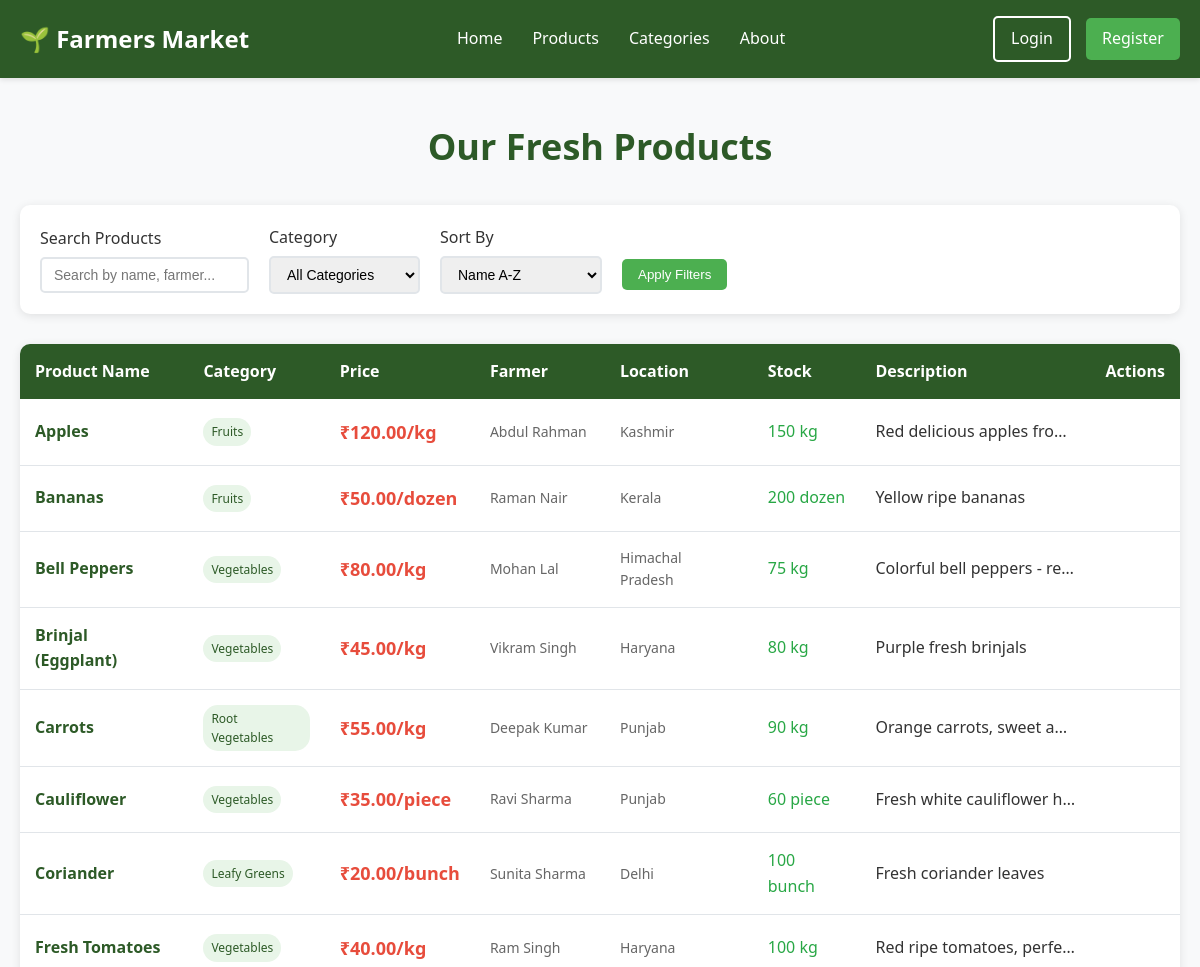
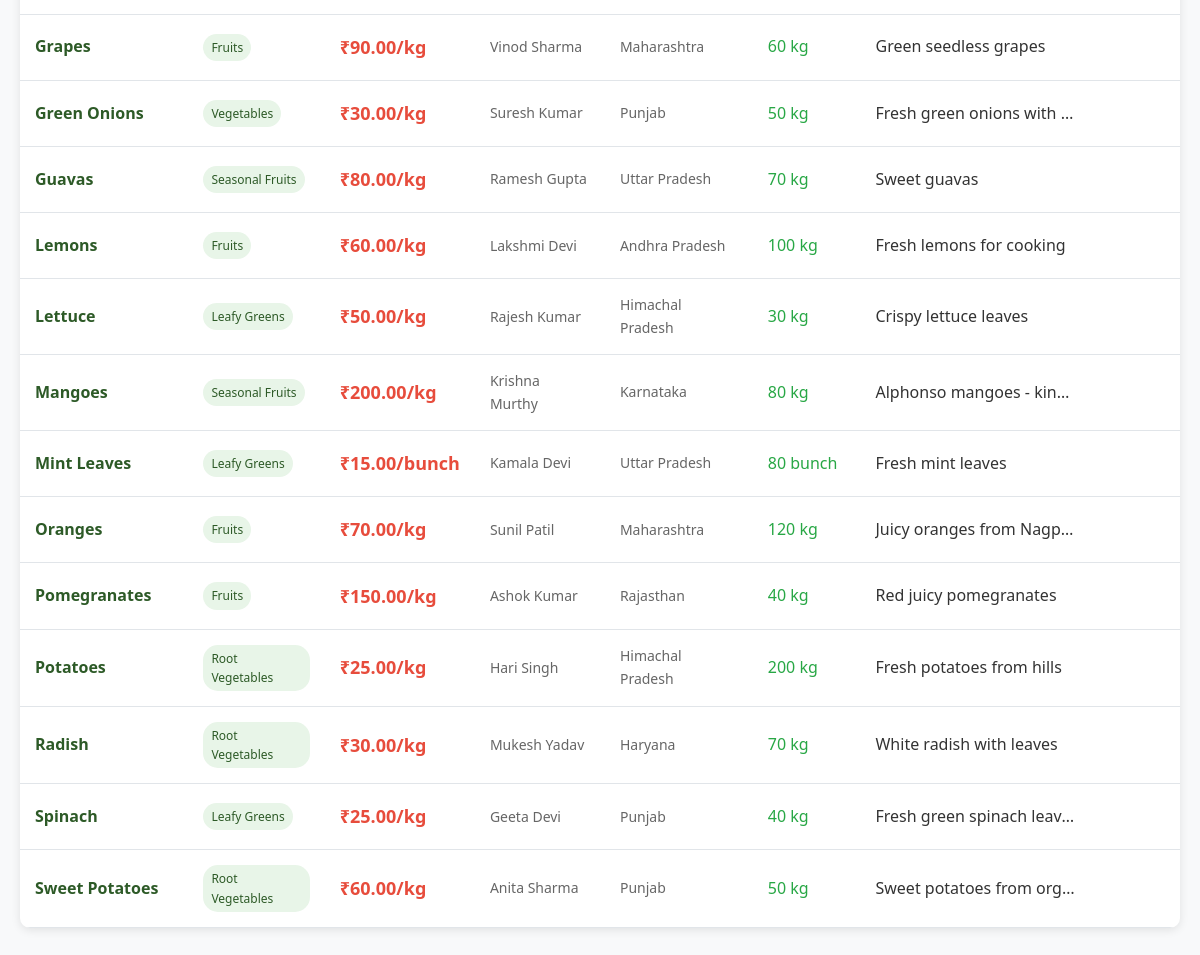
/products.php, run on the app's committed database (2 pictures, top to bottom).
### tables this page shows
CREATE TABLE products (
    id INT AUTO_INCREMENT PRIMARY KEY,
    name VARCHAR(100) NOT NULL,
    description TEXT,
    category_id INT,
    price DECIMAL(10,2) NOT NULL,
    unit VARCHAR(20) DEFAULT 'kg',
    stock_quantity INT DEFAULT 0,
    farmer_name VARCHAR(100),
    farmer_location VARCHAR(100),
    image_url VARCHAR(255),
    status ENUM('active', 'inactive') DEFAULT 'active',
    created_at TIMESTAMP DEFAULT CURRENT_TIMESTAMP,
    updated_at TIMESTAMP DEFAULT CURRENT_TIMESTAMP ON UPDATE CURRENT_TIMESTAMP,
    FOREIGN KEY (category_id) REFERENCES categories(id) ON DELETE SET NULL
);

CREATE TABLE categories (
    id INT AUTO_INCREMENT PRIMARY KEY,
    name VARCHAR(50) NOT NULL,
    description TEXT,
    created_at TIMESTAMP DEFAULT CURRENT_TIMESTAMP
);

### config/session.php (called while the page is built, shortened)
<?php
function isLoggedIn() {
    return isset($_SESSION['user_id']);
}
?>

### products.php (the view, shortened to what this page needs)
<?php
require_once 'config/session.php';
$database = new Database();
$db = $database->getConnection();
$search_query = $_GET['search'] ?? '';
$sort_by = $_GET['sort'] ?? 'name';
$where_conditions = ["p.status = 'active'"];
$params = [];
$where_clause = implode(' AND ', $where_conditions);
$sort_options = [
    'name' => 'p.name ASC',
    'price_low' => 'p.price ASC',
    'price_high' => 'p.price DESC',
    'newest' => 'p.created_at DESC'
];
$order_clause = $sort_options[$sort_by] ?? 'p.name ASC';
$query = "SELECT p.*, c.name as category_name FROM products p
          LEFT JOIN categories c ON p.category_id = c.id
          WHERE $where_clause
          ORDER BY $order_clause";
$stmt = $db->prepare($query);
$stmt->execute($params);
$products = $stmt->fetchAll(PDO::FETCH_ASSOC);
?>
<!DOCTYPE html>
<html lang="en">
<head>
</head>
<body>
    <header class="header">
        <div class="nav-container">
            <div class="logo">🌱 Farmers Market</div>
            <nav>
                <ul class="nav-menu">
                    <li><a href="index.php">Home</a></li>
                    <li><a href="products.php">Products</a></li>
                    <li><a href="categories.php">Categories</a></li>
                    <li><a href="about.php">About</a></li>
                </ul>
            </nav>
            <div class="user-actions">
                <?php if (isLoggedIn()): ?>
                    <span>Welcome, <?php echo htmlspecialchars(getUserName()); ?>!</span>
                    <a href="cart.php" class="btn btn-outline">Cart</a>
                    <a href="profile.php" class="btn btn-primary">Profile</a>
                    <a href="logout.php" class="btn btn-outline">Logout</a>
                <?php else: ?>
                    <a href="login.php" class="btn btn-outline">Login</a>
                    <a href="register.php" class="btn btn-primary">Register</a>
                <?php endif; ?>
            </div>
        </div>
    </header>
    <main class="main-content">
        <h1 class="page-title">Our Fresh Products</h1>
        <div class="filters">
            <form method="GET" action="">
                <div class="filter-row">
                    <div class="filter-group">
                        <label for="search">Search Products</label>
                        <input type="text" id="search" name="search" placeholder="Search by name, farmer..." value="<?php echo htmlspecialchars($search_query); ?>">
                    </div>
                    <div class="filter-group">
                        <label for="category">Category</label>
                        <select id="category" name="category">
                            <option value="">All Categories</option>
                        </select>
                    </div>
                    <div class="filter-group">
                        <label for="sort">Sort By</label>
                        <select id="sort" name="sort">
                            <option value="name" <?php echo $sort_by === 'name' ? 'selected' : ''; ?>>Name A-Z</option>
                        </select>
                    </div>
                    <div class="filter-group">
                        <label>&nbsp;</label>
                        <button type="submit" class="btn btn-primary">Apply Filters</button>
                    </div>
                </div>
            </form>
        </div>
        <?php if (count($products) > 0): ?>
            <div class="products-table">
                <table>
                    <thead>
                        <tr>
                            <th>Product Name</th>
                            <th>Category</th>
                            <th>Price</th>
                            <th>Farmer</th>
                            <th>Location</th>
                            <th>Stock</th>
                            <th>Description</th>
                            <th>Actions</th>
                        </tr>
                    </thead>
                    <tbody>
                        <?php foreach ($products as $product): ?>
                            <tr>
                                <td>
                                    <div class="product-name"><?php echo htmlspecialchars($product['name']); ?></div>
                                </td>
                                <td>
                                    <span class="product-category"><?php echo htmlspecialchars($product['category_name']); ?></span>
                                </td>
                                <td>
                                    <div class="product-price">₹<?php echo number_format($product['price'], 2); ?>/<?php echo htmlspecialchars($product['unit']); ?></div>
                                </td>
                                <td>
                                    <div class="product-farmer"><?php echo htmlspecialchars($product['farmer_name']); ?></div>
                                </td>
                                <td>
                                    <div class="product-farmer"><?php echo htmlspecialchars($product['farmer_location']); ?></div>
                                </td>
                                <td>
                                    <div class="product-stock"><?php echo $product['stock_quantity']; ?> <?php echo htmlspecialchars($product['unit']); ?></div>
                                </td>
                                <td>
                                    <div style="max-width: 200px; overflow: hidden; text-overflow: ellipsis; white-space: nowrap;">
                                        <?php echo htmlspecialchars($product['description']); ?>
                                    </div>
                                </td>
                                <td>
                                    <div class="product-actions">
                                        <a href="product.php?id=<?php echo $product['id']; ?>" class="btn btn-outline btn-small">View</a>
                                    </div>
                                </td>
                            </tr>
                        <?php endforeach; ?>
                    </tbody>
                </table>
            </div>
        <?php endif; ?>
    </main>
</body>
</html>

### products.php (style rules this page uses)
* { margin: 0; padding: 0; box-sizing: border-box; }
body { font-family: 'Segoe UI', Tahoma, Geneva, Verdana, sans-serif; line-height: 1.6; color: #333; background: #f8f9fa; }
.header { background: #2d5a27; color: white; padding: 1rem 0; box-shadow: 0 2px 5px rgba(0,0,0,0.1); }
.nav-container { max-width: 1200px; margin: 0 auto; padding: 0 20px; display: flex; justify-content: space-between; align-items: center; }
.logo { font-size: 24px; font-weight: 700; }
.nav-menu { display: flex; list-style: none; gap: 30px; }
.nav-menu a { color: white; text-decoration: none; font-weight: 500; transition: color 0.3s ease; }
.user-actions { display: flex; gap: 15px; align-items: center; }
.btn { padding: 8px 16px; border: none; border-radius: 5px; text-decoration: none; font-weight: 500; transition: all 0.3s ease; cursor: pointer; display: inline-block; }
.btn-primary { background: #4CAF50; color: white; }
.btn-outline { background: transparent; color: white; border: 2px solid white; }
.main-content { max-width: 1200px; margin: 0 auto; padding: 40px 20px; }
.page-title { font-size: 36px; color: #2d5a27; margin-bottom: 30px; text-align: center; }
.filters { background: white; padding: 20px; border-radius: 10px; margin-bottom: 30px; box-shadow: 0 2px 10px rgba(0,0,0,0.1); }
.filter-row { display: flex; gap: 20px; align-items: center; flex-wrap: wrap; }
.filter-group { display: flex; flex-direction: column; gap: 5px; }
.filter-group label { font-weight: 500; color: #333; }
.filter-group select, .filter-group input { padding: 8px 12px; border: 2px solid #e1e5e9; border-radius: 5px; font-size: 14px; }
.products-table { background: white; border-radius: 10px; overflow: hidden; box-shadow: 0 2px 10px rgba(0,0,0,0.1); }
.products-table table { width: 100%; border-collapse: collapse; }
.products-table th { background: #2d5a27; color: white; padding: 15px; text-align: left; font-weight: 600; }
.products-table td { padding: 15px; border-bottom: 1px solid #e1e5e9; }
.product-name { font-weight: 600; color: #2d5a27; font-size: 16px; }
.product-price { font-size: 18px; font-weight: 700; color: #e74c3c; }
.product-category { background: #e8f5e8; color: #2d5a27; padding: 4px 8px; border-radius: 15px; font-size: 12px; display: inline-block; }
.product-farmer { color: #666; font-size: 14px; }
.product-stock { color: #28a745; font-weight: 500; }
.product-actions { display: flex; gap: 5px; }
.btn-small { padding: 6px 12px; font-size: 12px; text-align: center; }

### data on the page
products: name "Apples", category.name "Fruits", price "120.00", unit "kg", farmer_name "Abdul Rahman", farmer_location "Kashmir", stock_quantity "150", description "Red delicious apples fro…"
products: name "Bananas", category.name "Fruits", price "50.00", unit "dozen", farmer_name "Raman Nair", farmer_location "Kerala", stock_quantity "200", description "Yellow ripe bananas"
products: name "Bell Peppers", category.name "Vegetables", price "80.00", unit "kg", farmer_name "Mohan Lal", farmer_location "Himachal Pradesh", stock_quantity "75", description "Colorful bell peppers - re…"
products: name "Brinjal (Eggplant)", category.name "Vegetables", price "45.00", unit "kg", farmer_name "Vikram Singh", farmer_location "Haryana", stock_quantity "80", description "Purple fresh brinjals"
products: name "Carrots", category.name "Root Vegetables", price "55.00", unit "kg", farmer_name "Deepak Kumar", farmer_location "Punjab", stock_quantity "90", description "Orange carrots, sweet a…"
products: name "Cauliflower", category.name "Vegetables", price "35.00", unit "piece", farmer_name "Ravi Sharma", farmer_location "Punjab", stock_quantity "60", description "Fresh white cauliflower h…"
products: name "Coriander", category.name "Leafy Greens", price "20.00", unit "bunch", farmer_name "Sunita Sharma", farmer_location "Delhi", stock_quantity "100", description "Fresh coriander leaves"
products: name "Fresh Tomatoes", category.name "Vegetables", price "40.00", unit "kg", farmer_name "Ram Singh", farmer_location "Haryana", stock_quantity "100", description "Red ripe tomatoes, perfe…"
products: name "Grapes", category.name "Fruits", price "90.00", unit "kg", farmer_name "Vinod Sharma", farmer_location "Maharashtra", stock_quantity "60", description "Green seedless grapes"
products: name "Green Onions", category.name "Vegetables", price "30.00", unit "kg", farmer_name "Suresh Kumar", farmer_location "Punjab", stock_quantity "50", description "Fresh green onions with…"
products: name "Guavas", category.name "Seasonal Fruits", price "80.00", unit "kg", farmer_name "Ramesh Gupta", farmer_location "Uttar Pradesh", stock_quantity "70", description "Sweet guavas"
products: name "Lemons", category.name "Fruits", price "60.00", unit "kg", farmer_name "Lakshmi Devi", farmer_location "Andhra Pradesh", stock_quantity "100", description "Fresh lemons for cooking"
products: name "Lettuce", category.name "Leafy Greens", price "50.00", unit "kg", farmer_name "Rajesh Kumar", farmer_location "Himachal Pradesh", stock_quantity "30", description "Crispy lettuce leaves"
products: name "Mangoes", category.name "Seasonal Fruits", price "200.00", unit "kg", farmer_name "Krishna Murthy", farmer_location "Karnataka", stock_quantity "80", description "Alphonso mangoes - kin…"
products: name "Mint Leaves", category.name "Leafy Greens", price "15.00", unit "bunch", farmer_name "Kamala Devi", farmer_location "Uttar Pradesh", stock_quantity "80", description "Fresh mint leaves"
products: name "Oranges", category.name "Fruits", price "70.00", unit "kg", farmer_name "Sunil Patil", farmer_location "Maharashtra", stock_quantity "120", description "Juicy oranges from Nagp…"
products: name "Pomegranates", category.name "Fruits", price "150.00", unit "kg", farmer_name "Ashok Kumar", farmer_location "Rajasthan", stock_quantity "40", description "Red juicy pomegranates"
products: name "Potatoes", category.name "Root Vegetables", price "25.00", unit "kg", farmer_name "Hari Singh", farmer_location "Himachal Pradesh", stock_quantity "200", description "Fresh potatoes from hills"
products: name "Radish", category.name "Root Vegetables", price "30.00", unit "kg", farmer_name "Mukesh Yadav", farmer_location "Haryana", stock_quantity "70", description "White radish with leaves"
products: name "Spinach", category.name "Leafy Greens", price "25.00", unit "kg", farmer_name "Geeta Devi", farmer_location "Punjab", stock_quantity "40", description "Fresh green spinach leav…"
products: name "Sweet Potatoes", category.name "Root Vegetables", price "60.00", unit "kg", farmer_name "Anita Sharma", farmer_location "Punjab", stock_quantity "50", description "Sweet potatoes from org…"
